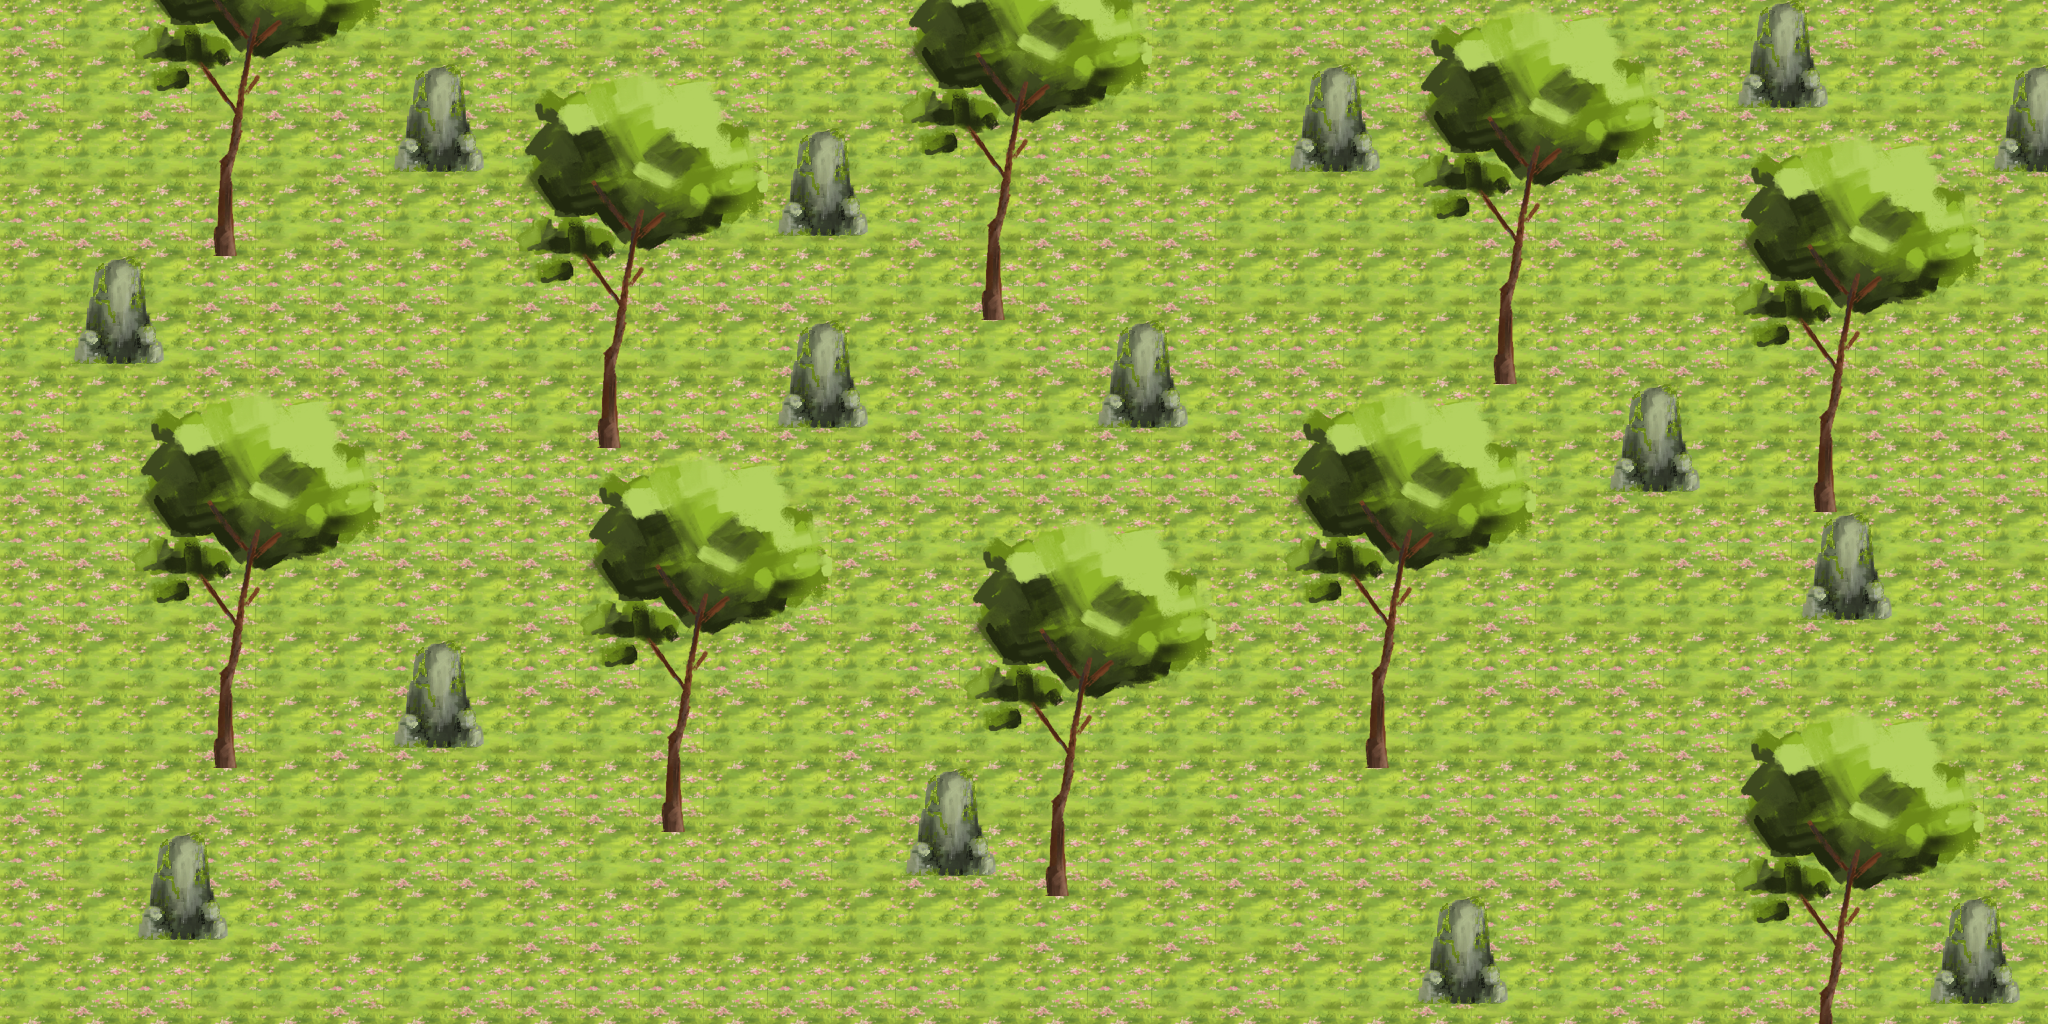

Tiled map render using the project's own tile images. Description and the map definition, with tile-layer contents summarised, below:
An orthogonal 32x16 tile map with 64x64 px tiles, 3 tile layers (Tile Layer 1, Tile Layer 2, Tile Layer 3), 3 tilesets.

<map version="1.10" tiledversion="1.10.2" orientation="orthogonal" renderorder="right-down" width="32" height="16" tilewidth="64" tileheight="64" infinite="0" nextlayerid="4" nextobjectid="1">
 <tileset firstgid="1" name="spritesheet-64" tilewidth="64" tileheight="64" tilecount="2" columns="2">
  <image source="spritesheet-64.png" width="128" height="64" />
 </tileset>
 <tileset firstgid="3" name="Arbol" tilewidth="64" tileheight="64" tilecount="24" columns="4">
  <image source="Arbol.PNG" width="261" height="402" />
 </tileset>
 <tileset firstgid="27" name="Roca" tilewidth="64" tileheight="64" tilecount="4" columns="2">
  <image source="Roca.PNG" width="128" height="128" />
 </tileset>
 <layer id="1" name="Tile Layer 1" width="32" height="16">
  <properties>
   <property name="Draw" type="bool" value="true" />
  </properties>
  <data>[512 cells, 512 non-empty, 2 distinct tile ids]</data>
 </layer>
 <layer id="2" name="Tile Layer 2" width="32" height="16">
  <properties>
   <property name="Draw" type="bool" value="true" />
  </properties>
  <data>[512 cells, 58 non-empty, 4 distinct tile ids]</data>
 </layer>
 <layer id="3" name="Tile Layer 3" width="32" height="16">
  <properties>
   <property name="Draw" type="bool" value="true" />
  </properties>
  <data>[512 cells, 224 non-empty, 24 distinct tile ids]</data>
 </layer>
</map>